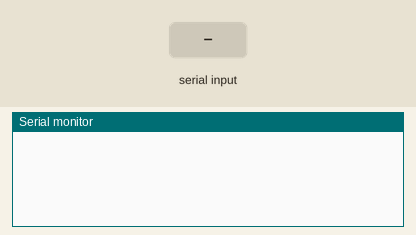
A sketch run on a simulated Arduino Uno, built with avr-gcc and run on an emulated ATmega328P. Parts: the last lines printed to the serial monitor. The test bench sets the inputs (shaded band). The local clock reads 2024-03-15 10:24:30 at power-on unless the sketch sets it.

Above: at 1.2 s.
1.3 s: "90,45\n" received over Serial
At 2.5 s:
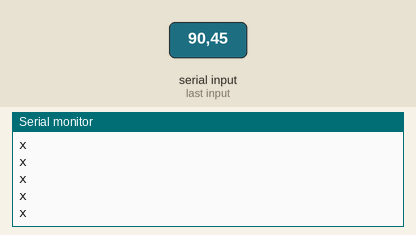
2.8 s: "w90\n" received over Serial
At 4.1 s:
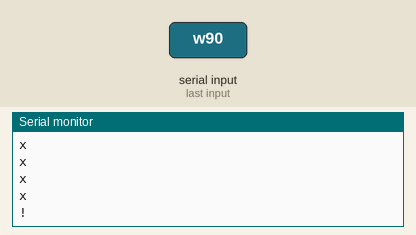
5.3 s: "r" received over Serial
At 6.5 s:
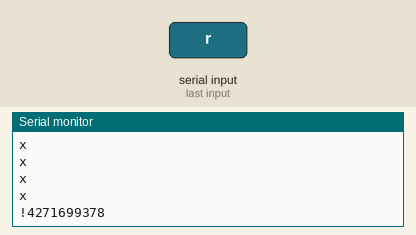

The sketch:

rtc_listener.ino
```cpp
#include <RTClib.h>
#include <Wire.h>

char scommand = 0;
char tbuf[10];

RTC_DS3231 RTC;

void setup() {
  Serial.begin(9600);
  while(!Serial) { }
  Wire.begin();
  RTC.begin();
}

void loop() {
  if (Serial.available() > 0) {
    scommand = Serial.read();
    if (scommand == 'w' || scommand == 'W') {
      Serial.readBytes(tbuf, 10);
      uint32_t t = 0;
      for (int i=0; i < 10; i++) {
        t = (t*10) + (tbuf[i] - '0');
      }
      RTC.adjust(DateTime(t));
      Serial.print("!");
    }

    else if (scommand == 'r' || scommand == 'R') {
      DateTime n = RTC.now();
      uint32_t t = n.unixtime();
      Serial.print(t);
    }

    else {
      Serial.println("x");
    }
  }

}
```

Measured:
- after the input at 1.3 s, the serial monitor: prints a new line at once (image 1)
- after the input at 2.8 s, the serial monitor: prints a new line after 1.0 s (image 2)
- after the input at 5.3 s, the serial monitor: prints a new line at once (image 3)
